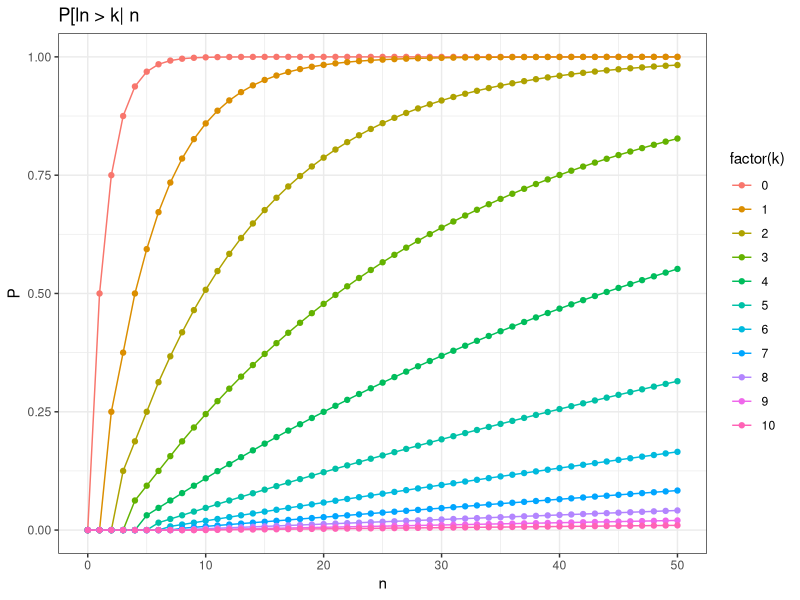

This chart was generated by the following R code:
# Estimation of P[ln > k|n] where ln is the length of the longest run
# of successes in n Bernoulli trials.
#
# we start by calculating P[ln <= k|n] := P[k|n]

# Approach 1: write an equation for P[k|n] by iteratively
# contitioning from the first throw and on:
# P[k|n] = p P[k|n, H] + (1-p) P[k|n-1] =
# ...    = p^k (1-p) P[k|n-1-k] + ... + (1-p) P[k|n-1]
# solve this by dynamic programming:

CalcPLongestRunLessEqual1 <- function(p, k, n) {
  
  if (n < 0)
    stop("n < 0")
  if (k < 0)
    stop("k < 0")
  
  # state tracks the probabilities for each n: state[n+1] = P[k|n]
  state <- array(NA, n+1)
  state[1:min(k+1, n+1)] <- 1 # don't need to calculate for n <= k
  
  CalcPLongestRunLessEqualImpl1(p, k, n, state)
}

CalcPLongestRunLessEqualImpl1 <- function(p, k, n, state) {

  if (n <= k) # we have alerady dealt with these during initialization
    return (state)
  
  pkn <- state[n+1]
  if (is.na(pkn)) { # it's a first timer!
    
    # this will update state up to n-1
    state <- CalcPLongestRunLessEqualImpl1(p, k, n - 1, state)
    pkn = 0
    for (j in 0:min(k, n-1)) {
      pkn = pkn + p^j * state[n - j]
    }
    pkn <- (1-p) * pkn
    state[n+1] <- pkn
  }
  state
}

# Approach 2: use a Markov Chain for the evolution of state variable
# s = 0, 1, 2, ..., k length of the latest run + a final absorbing
# state (s[k+2]) which embed when there has been a run longer than k.
# The transition matrix A has the form:
#
# 1-p 1-p 1-p ... 1-p  0
#   p   0   0 ...   0  0
#   0   p   0 ...   0  0
#   0   0   p ...   0  0
#   ...
#   0   0   0       p  1
#
# given the initial state s = (1, 0, 0, ..., 0), the state probs
# after n throws is A^n, therefore P[k|n] being the probability
# not to be in the final absorbing state (run longer than k), we have
# P[k|n] = (1 - A^n s)[k+2]

CalcPLongestRunLessEqual2 = function(p, k, n) {
  if (n < 0)
    stop("n < 0")
  if (k < 0)
    stop("k < 0")
  
  result <- rep(NA, n+1)
  A <- cbind(rbind(rep(1-p, k+1), p * diag(k+1)), c(rep(0, k+1), 1))
  s <- c(1, rep(0, k+1)) # initial state, k = 0
  result[1] <- 1 # n = 0
  if (n > 0) {
    for (j in 1:n) {
      s <- A %*% s
      result[j+1] <- 1-s[k+2]
    }
  }
  result
}

# approach 2 is slightly faster:
system.time(result1 <- CalcPLongestRunLessEqual1(0.5, 1, 500))
system.time(result2 <- CalcPLongestRunLessEqual2(0.5, 1, 500))

# also, approach one runs out of stacks!
system.time(result1long <- tryCatch(
  CalcPLongestRunLessEqual1(0.5, 100, 100000),
  error = function(c) message("Too many recursive calls.")))
# while the Markov Chain can go on a lot
system.time(result2long <- try(CalcPLongestRunLessEqual2(0.5, 100, 100000)))

# OK, they give the same answer:
sum(result1-result2)

# We now want to calculate P[ln>k|n], which is just 1 - P[k|n]
# as defined above.

Prob <- matrix(NA, 11, 51)
for (k in 0:10) {
  Prob[k+1,] <- 1-CalcPLongestRunLessEqual2(0.5, k, 50)
}
rownames(Prob) <- 0:(nrow(Prob)-1)
colnames(Prob) <- 0:(ncol(Prob)-1)

if (!require(reshape2)) {
  head(Prob)
  stop("Please install reshape2 package in order to continue.")
}

Prob <- melt(Prob)
colnames(Prob) <- c("k", "n", "P")
head(Prob[Prob$k==0, ])
head(Prob[Prob$k==1, ])
head(Prob[Prob$n==2, ])
head(Prob[Prob$n==3, ])

if (!require(ggplot2)) {
  stop("Please install ggplot2 package in order to continue.")
}

p = ggplot(data = Prob, aes(x=n, y=P, group=k, colour=factor(k))) +
  theme_bw() + ggtitle("P[ln > k| n") + xlab("n") + geom_line() + geom_point()
plot(p)
